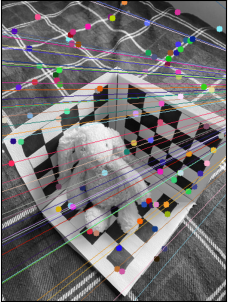

This chart was generated by the following Python code:
import numpy as np 
import cv2 
from matplotlib import pyplot as plt 
   
# Load the left and right images in gray scale (by adding the 0 after image name)
img1_name = 'Capture_FD02.jpg'
img2_name = 'FD_05.jpg'

img1 = cv2.imread(img1_name, 0) 
img2 = cv2.imread(img2_name, 0)

# Generate keypoints using SIFT automatic method for feature detection
sift = cv2.SIFT_create()

# find the keypoints and descriptors with SIFT
kp1, des1 = sift.detectAndCompute(img1, None)
kp2, des2 = sift.detectAndCompute(img2, None)

# FLANN parameters for matcher object
FLANN_INDEX_KDTREE = 1
index_params = dict(algorithm = FLANN_INDEX_KDTREE, trees = 5)
search_params = dict(checks=50) # searches 50 points to match
flann = cv2.FlannBasedMatcher(index_params,search_params)
matches = flann.knnMatch(des1,des2,k=2)
pts1 = []
pts2 = []

# Apply ratio test
for i,(m,n) in enumerate(matches):
    if m.distance < 0.8*n.distance:
        pts2.append(kp2[m.trainIdx].pt)
        pts1.append(kp1[m.queryIdx].pt)

## FIND THE FUNDAMENTAL MATRIX using the ratio test points generated
pts1 = np.int32(pts1)
pts2 = np.int32(pts2)
F, mask = cv2.findFundamentalMat(pts1,pts2,cv2.FM_LMEDS)

# make F matrix into array to export into txt file
FDmatrix = np.array(F) 
# Displayig required output 
print(" Fundamental matrix:") 
print(FDmatrix) 

# We select only inlier points
pts1 = pts1[mask.ravel()==1]
pts2 = pts2[mask.ravel()==1]

# Function to draw the epipolar lines corresponding to each keypoint between images
def drawlines(img1,img2,lines,pts1,pts2):
    #img1 - image on which we draw the epilines for the points in img2 lines - corresponding epilines
    r,c = img1.shape
    img1 = cv2.cvtColor(img1,cv2.COLOR_GRAY2BGR)
    img2 = cv2.cvtColor(img2,cv2.COLOR_GRAY2BGR)
    for r,pt1,pt2 in zip(lines,pts1,pts2):
        color = tuple(np.random.randint(0,255,3).tolist())
        x0,y0 = map(int, [0, -r[2]/r[1] ])
        x1,y1 = map(int, [c, -(r[2]+r[0]*c)/r[1] ])
        img1 = cv2.line(img1, (x0,y0), (x1,y1), color,1)
        img1 = cv2.circle(img1,tuple(pt1),5,color,-1)
        img2 = cv2.circle(img2,tuple(pt2),5,color,-1)
    return img1,img2

# Find epilines corresponding to points in right image (second image) and drawing its lines on left image
lines1 = cv2.computeCorrespondEpilines(pts2.reshape(-1,1,2), 2,F)
lines1 = lines1.reshape(-1,3)
img5,img6 = drawlines(img1,img2,lines1,pts1,pts2)

# Find epilines corresponding to points in left image (first image) and drawing its lines on right image
lines2 = cv2.computeCorrespondEpilines(pts1.reshape(-1,1,2), 1,F)
lines2 = lines2.reshape(-1,3)
img3,img4 = drawlines(img2,img1,lines2,pts2,pts1)

# Plot the resulting images using matplotlib as subplots
plt.imshow(img5)
plt.title(img1_name)
ax = plt.gca()
ax.axes.xaxis.set_visible(False)
ax.axes.yaxis.set_visible(False)

plt.show()
